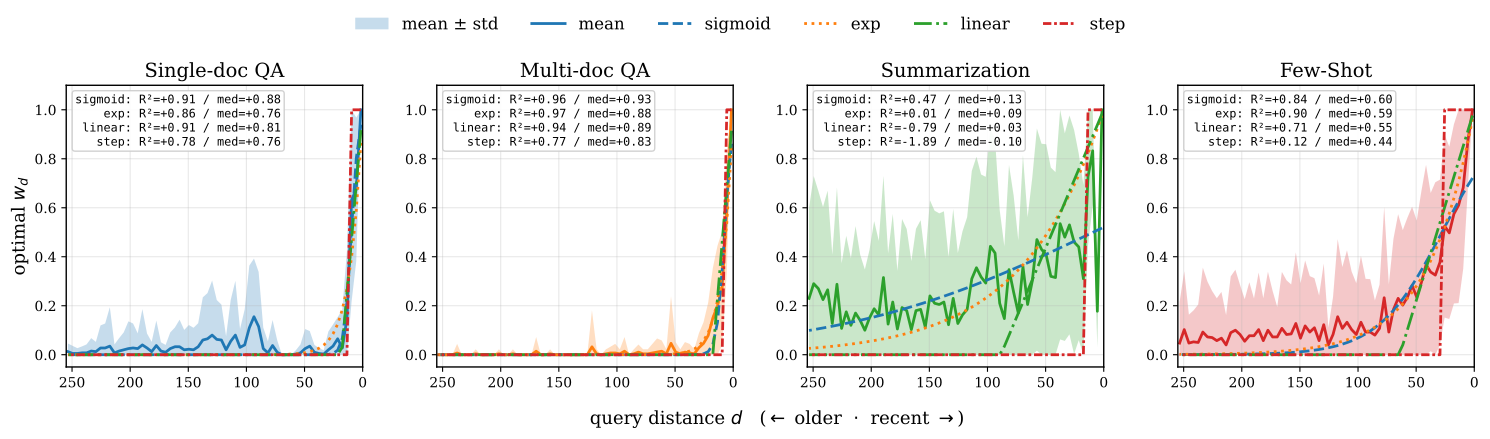

This figure's Python source:
"""Rebuttal Q4: obs1_sigmoid_band layout with 4 weight families fit.

Mirrors paper's obs1_sigmoid_band.pdf (mean ± std + mean line) but plots
4 fit families side by side: sigmoid / exp / linear / step.

Each family's task-mean R² and per-prompt MEDIAN R² shown in a text box.

Data source: eslab1's coord_descent.npz, key "w_tan" (Tanimoto-optimal weight).
Sigmoid choice rationale: see fit_r2_analysis.json.

Usage:
  python experiments/paper_figures/rebuttal/q4_obs1_4families.py
"""
import os, sys
import numpy as np
import matplotlib.pyplot as plt
from matplotlib import rcParams
from scipy.optimize import curve_fit

ROOT = '/home/smp9898/A2SF'
sys.path.insert(0, ROOT)

rcParams.update({
    'font.family': 'serif', 'font.size': 12,
    'axes.labelsize': 13, 'axes.titlesize': 14,
    'xtick.labelsize': 10, 'ytick.labelsize': 10,
    'legend.fontsize': 12, 'axes.linewidth': 1.0,
    'figure.dpi': 180,
})

BUDGET = int(os.environ.get('BUDGET', '128'))
# Tanimoto-optimal w_tan from the obs1 pipeline (budget-independent).
DATA   = os.path.join(ROOT, 'experiments/paper_figures/observations/data')
SUFFIX = '' if BUDGET == 128 else f'_b{BUDGET}'

TASKS = [
    ('Single-doc_QA/qasper',     'Single-doc QA'),
    ('Multi-doc_QA/hotpotqa',    'Multi-doc QA'),
    ('Summarization/gov_report', 'Summarization'),
    ('Few_Shot/samsum',          'Few-Shot'),
]

# ── 4 families ────────────────────────────────────────────────────────────────
def sigmoid_fn(d, a, b):
    return 1.0 / (1.0 + np.exp(np.clip(a * (d - b), -30.0, 30.0)))

def exp_fn(d, tau):
    return np.exp(-d / max(tau, 1e-6))

def linear_fn(d, d0):
    return np.clip(1.0 - d / max(d0, 1e-6), 0.0, 1.0)

def step_fn(d, d0):
    return (d < d0).astype(np.float32)

def r2(y, yhat):
    ss_res = float(np.sum((y - yhat) ** 2))
    ss_tot = float(np.sum((y - y.mean()) ** 2))
    return float('nan') if ss_tot < 1e-12 else 1.0 - ss_res / ss_tot

def fit_sigmoid(d, y, W):
    try:
        popt, _ = curve_fit(sigmoid_fn, d, y, p0=[0.05, float(W)/4.0],
                            bounds=([0.0, 0.0], [5.0, float(W)]), maxfev=5000)
        return sigmoid_fn(d, *popt), popt, r2(y, sigmoid_fn(d, *popt))
    except Exception:
        return np.full_like(d, np.nan), None, float('nan')

def fit_exp(d, y, W):
    try:
        popt, _ = curve_fit(exp_fn, d, y, p0=[float(W)/4.0],
                            bounds=([1e-3], [10.0*float(W)]), maxfev=5000)
        return exp_fn(d, *popt), popt, r2(y, exp_fn(d, *popt))
    except Exception:
        return np.full_like(d, np.nan), None, float('nan')

def fit_linear(d, y, W):
    try:
        popt, _ = curve_fit(linear_fn, d, y, p0=[float(W)/4.0],
                            bounds=([1e-3], [10.0*float(W)]), maxfev=5000)
        return linear_fn(d, *popt), popt, r2(y, linear_fn(d, *popt))
    except Exception:
        return np.full_like(d, np.nan), None, float('nan')

def fit_step(d, y, W):
    best = (None, -float('inf'))
    for d0 in np.unique(np.concatenate([d, [d.max()+1.0]])):
        cur = r2(y, step_fn(d, d0))
        if cur > best[1]:
            best = (d0, cur)
    return step_fn(d, best[0]), [best[0]], best[1]

FAMILIES = [
    ('sigmoid', fit_sigmoid, '#1f77b4'),   # blue
    ('exp',     fit_exp,     '#ff7f0e'),   # orange
    ('linear',  fit_linear,  '#2ca02c'),   # green
    ('step',    fit_step,    '#d62728'),   # red
]


def per_prompt_median_r2(w_tan, d, W, fit_fn):
    """Median R² across prompts (robust to outliers)."""
    rs = []
    for y in w_tan:
        if y.var() < 1e-12: continue
        _, _, r = fit_fn(d, y, W)
        rs.append(r)
    return float(np.nanmedian(rs)) if rs else float('nan')


def draw_4family(out_dir):
    fig, axes = plt.subplots(1, 4, figsize=(15, 4.4))
    band_colors = plt.get_cmap('tab10').colors

    legend_handles = []
    legend_labels  = []

    for col, ((path, label), bc) in enumerate(zip(TASKS, band_colors)):
        cd = np.load(os.path.join(DATA, path.replace('/', '__') + '.npz'))
        w = cd['w_tan']                                # (N, G)
        N, G = w.shape
        chunk = int(cd['chunk']); W = int(cd['window'])
        d = np.arange(G).astype(float) * chunk + (chunk - 1) / 2.0

        mean = w.mean(axis=0)
        std  = w.std(axis=0)
        lo   = np.clip(mean - std, 0.0, None)
        hi   = np.clip(mean + std, None, 1.0)

        ax = axes[col]

        # mean ± std band + mean line (same style as obs1_sigmoid_band.pdf)
        h_band = ax.fill_between(d, lo, hi, color=bc, alpha=0.25,
                                  linewidth=0, label='mean ± std')
        h_mean, = ax.plot(d, mean, color=bc, lw=2.0, label='mean')

        # 4 family fits + R² (task-mean + per-prompt median)
        r2_lines = []
        fit_handles = []
        for fam_name, fit_fn, fcolor in FAMILIES:
            yhat, popt, r2_mean = fit_fn(d, mean, W)
            r2_med = per_prompt_median_r2(w, d, W, fit_fn)
            ls = '--' if fam_name == 'sigmoid' else (':' if fam_name == 'exp'
                  else ('-.' if fam_name == 'linear' else (0, (3, 1, 1, 1))))
            h, = ax.plot(d, yhat, ls=ls, color=fcolor, lw=2.0,
                          label=f'{fam_name} fit')
            fit_handles.append((fam_name, h))
            r2_lines.append(f"{fam_name:>7s}: R²={r2_mean:+0.2f} / med={r2_med:+0.2f}")

        # Annotate R² (upper-left)
        ax.text(0.03, 0.97, '\n'.join(r2_lines),
                transform=ax.transAxes, fontsize=8.5, ha='left', va='top',
                family='monospace',
                bbox=dict(boxstyle='round,pad=0.25',
                          facecolor='white', edgecolor='0.8', alpha=0.9))

        ax.set_xlim(0, W - 1)
        ax.invert_xaxis()
        ax.set_ylim(-0.05, 1.10)
        ax.set_title(label)
        ax.grid(True, alpha=0.3)
        if col == 0:
            ax.set_ylabel(r'optimal $w_d$')
            legend_handles = [h_band, h_mean] + [h for _, h in fit_handles]
            legend_labels  = ['mean ± std', 'mean'] + [n for n, _ in fit_handles]

    fig.subplots_adjust(left=0.05, right=0.99, top=0.80, bottom=0.16, wspace=0.25)
    fig.text(0.525, 0.03,
             r'query distance $d$   ($\leftarrow$ older  $\cdot$  recent $\rightarrow$)',
             ha='center', fontsize=13)
    # Legend at top of figure
    fig.legend(legend_handles, legend_labels,
                loc='upper center', bbox_to_anchor=(0.5, 0.99),
                ncol=len(legend_labels), frameon=False)

    out_pdf = os.path.join(out_dir, f'q4_obs1_4families{SUFFIX}.pdf')
    fig.savefig(out_pdf, bbox_inches='tight')
    fig.savefig(out_pdf.replace('.pdf', '.png'), bbox_inches='tight')
    plt.close(fig)
    print(f'saved → {out_pdf}')


if __name__ == '__main__':
    out_dir = os.path.dirname(os.path.abspath(__file__))
    draw_4family(out_dir)
